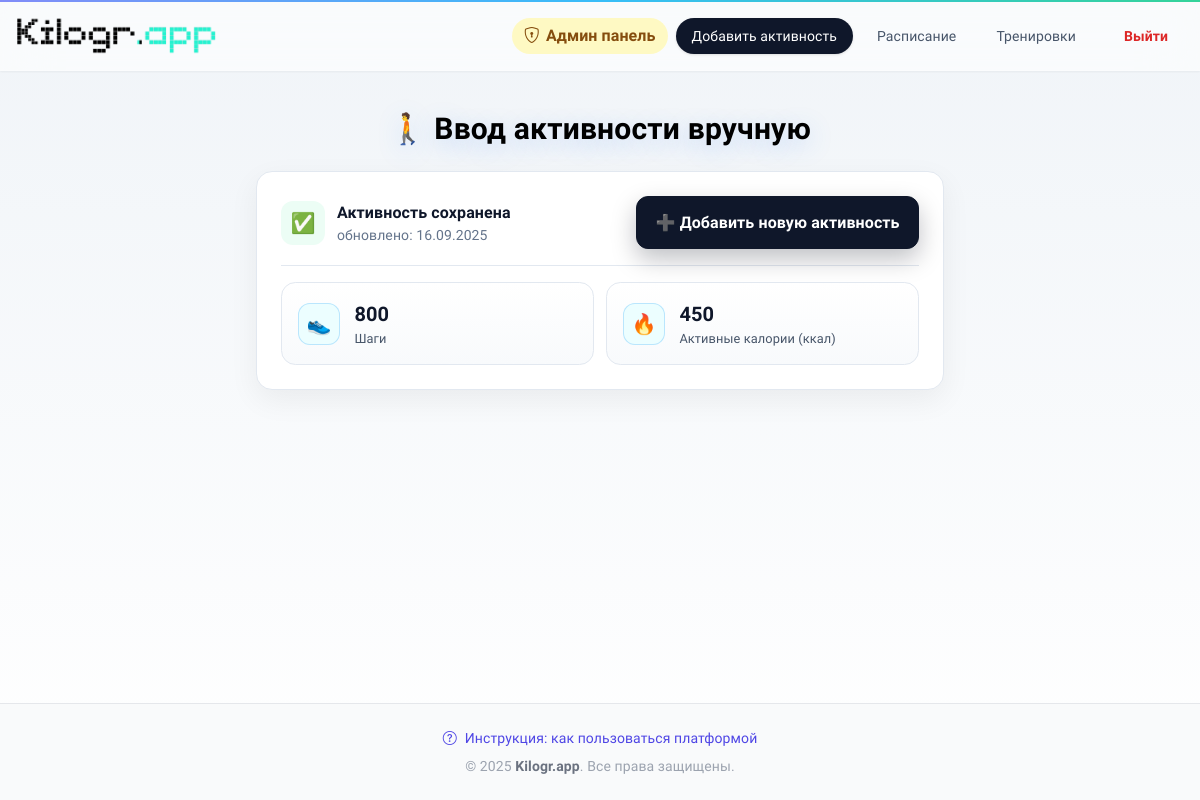
Screenshot of /manual_activity (signed in) with the database file from the repository.
### models.py (models this page shows)
class Activity(db.Model):
    __tablename__ = "activity"
    id = db.Column(db.Integer, primary_key=True)
    user_id = db.Column(db.Integer, db.ForeignKey('user.id'))
    date = db.Column(db.Date, default=date.today)
    steps = db.Column(db.Integer)
    active_kcal = db.Column(db.Integer)
    resting_kcal = db.Column(db.Integer)
    distance_km = db.Column(db.Float)
    heart_rate_avg = db.Column(db.Integer)
    source = db.Column(db.String(50))
    user = db.relationship("User", backref=db.backref("activities", lazy=True))

### app.py (the view, shortened to what this page needs)
@app.route('/manual_activity', methods=['GET', 'POST'])
@login_required
def manual_activity():
    user_id = session.get('user_id')
    user = db.session.get(User, user_id)
    today_activity = Activity.query.filter_by(user_id=user_id, date=date.today()).first()
    return render_template('manual_activity.html', user=user, today_activity=today_activity)

### app.py (called while the page is built)
def login_required(f):
    @wraps(f)
    def decorated_function(*args, **kwargs):
        if 'user_id' not in session:
            return redirect('/login')
        return f(*args, **kwargs)
    return decorated_function

def get_current_user():
    user_id = session.get('user_id')
    if user_id:
        return db.session.get(User, user_id)
    return None

@app.context_processor
def inject_flags():
    u = get_current_user()
    return dict(is_trainer_user=bool(u and u.is_trainer))

@app.context_processor
def utility_processor():
    def get_bmi_category(bmi):
        if bmi is None:
            return ""
        if bmi < 18.5:
            return "Недостаточный вес"
        elif bmi < 25:
            return "Норма"
        elif bmi < 30:
            return "Избыточный вес"
        else:
            return "Ожирение"
    return dict(
        get_bmi_category=get_bmi_category,
        calculate_age=calculate_age,  # <-- теперь в шаблоне доступна
        today=date.today(),  # <-- и переменная today
    )

@app.context_processor
def inject_user():
    return {'current_user': get_current_user()}

def _month_deltas(user):
    start_dt = datetime.combine(date.today().replace(day=1), dt_time.min)
    first = BodyAnalysis.query.filter(
        BodyAnalysis.user_id == user.id,
        BodyAnalysis.timestamp >= start_dt
    ).order_by(BodyAnalysis.timestamp.asc()).first()
    last = BodyAnalysis.query.filter(
        BodyAnalysis.user_id == user.id,
        BodyAnalysis.timestamp >= start_dt
    ).order_by(BodyAnalysis.timestamp.desc()).first()
    fat_delta = 0.0
    muscle_delta = 0.0
    if first and last and first.id != last.id:
        try:
            fat_delta = float((last.fat_mass or 0) - (first.fat_mass or 0))
            muscle_delta = float((last.muscle_mass or 0) - (first.muscle_mass or 0))
        except Exception:
            pass
    return {"fat_delta": fat_delta, "muscle_delta": muscle_delta}

### templates/manual_activity.html (shortened to what this page needs)
{% extends 'base.html' %}
{% block content %}
<div class="page-wrap">
  <h1 class="text-2xl md:text-3xl font-extrabold text-center mb-6 title-glow reveal">🚶 Ввод активности вручную</h1>
  {% set act = existing_activity if existing_activity is defined else (today_activity if today_activity is defined else none) %}
  {% if act %}
    <div class="card p-5 md:p-6 mb-5 reveal hover-float">
      <div class="flex items-center justify-between flex-wrap gap-3">
        <div class="flex items-center gap-3">
          <div class="w-11 h-11 rounded-xl bg-emerald-50 text-emerald-600 flex items-center justify-center text-xl">✅</div>
          <div>
            <div class="text-slate-900 font-bold">Активность сохранена</div>
            <div class="text-slate-500 text-sm">
              {% if act.date %}обновлено: {{ act.date.strftime('%d.%m.%Y') }}{% else %}актуально{% endif %}
            </div>
          </div>
        </div>
        <button id="toggleFormBtn" class="btn btn-dark">
          ➕ Добавить новую активность
        </button>
      </div>
      <hr class="my-4 border-slate-200">
      <div class="grid grid-cols-1 sm:grid-cols-2 gap-3">
        <div class="metric reveal inview">
          <div class="ico">👟</div>
          <div>
            <div class="val">{{ act.steps or 0 }}</div>
            <div class="lbl">Шаги</div>
          </div>
        </div>
        <div class="metric reveal inview" style="transition-delay:.08s">
          <div class="ico">🔥</div>
          <div>
            <div class="val">{{ act.active_kcal or 0 }}</div>
            <div class="lbl">Активные калории (ккал)</div>
          </div>
        </div>
      </div>
    </div>
  {% endif %}
</div>
{% endblock %}

### templates/base.html (style rules this page uses)
body { font-family: 'Golos Text', system-ui, -apple-system, 'Segoe UI', Roboto, Arial, sans-serif; background: linear-gradient(to bottom, #f0f4f8 0%, #ffffff 100%); min-height: 100vh; font-weight: 500; letter-spacing: 0.1px; }
h1, h2, h3, h4 { font-weight: 700; letter-spacing: 0.2px; }
.nav-link, .mobile-nav-link, .btn { font-weight: 600; }

### templates/manual_activity.html (style rules this page uses)
.page-wrap { max-width: 720px; margin: 0 auto; padding: 2.5rem 1rem 3.5rem; }
.card { background:#fff; border:1px solid #e2e8f0; border-radius: 1rem; box-shadow: 0 10px 30px rgba(2,6,23,.06); }
.title-glow { text-shadow: 0 6px 24px rgba(59,130,246,.25); }
.btn { display:inline-flex; align-items:center; justify-content:center; gap:.5rem; padding:.85rem 1.15rem; border-radius:.75rem; font-weight:800; border:1px solid transparent; transition: transform .15s ease, box-shadow .2s ease, background .2s ease; }
.btn-dark { background:#0f172a; color:#fff; border-color:#0f172a; box-shadow: 0 10px 24px rgba(2,6,23,.25); }
.reveal { opacity:0; transform: translateY(14px) scale(.98); transition: opacity .6s ease, transform .6s cubic-bezier(.2,.8,.2,1); }
.inview { opacity:1 !important; transform:none !important; }
.metric { background: linear-gradient(180deg,#fff,#f8fafc); border:1px solid #e2e8f0; border-radius:.9rem; padding:1rem; display:flex; align-items:center; gap:.9rem; }
.metric .ico { width:42px; height:42px; border-radius: .75rem; display:flex; align-items:center; justify-content:center; background:#ecfeff; color:#0369a1; font-size:1.25rem; box-shadow: inset 0 0 0 1px #bae6fd; }
.metric .val { font-size:1.25rem; font-weight:800; color:#0f172a; }
.metric .lbl { font-size:.8rem; color:#475569; }
.hover-float { transition: transform .25s ease, box-shadow .25s ease; }

### rows the page displays
Activity: date "16.09.2025", steps "800", active_kcal "450"
